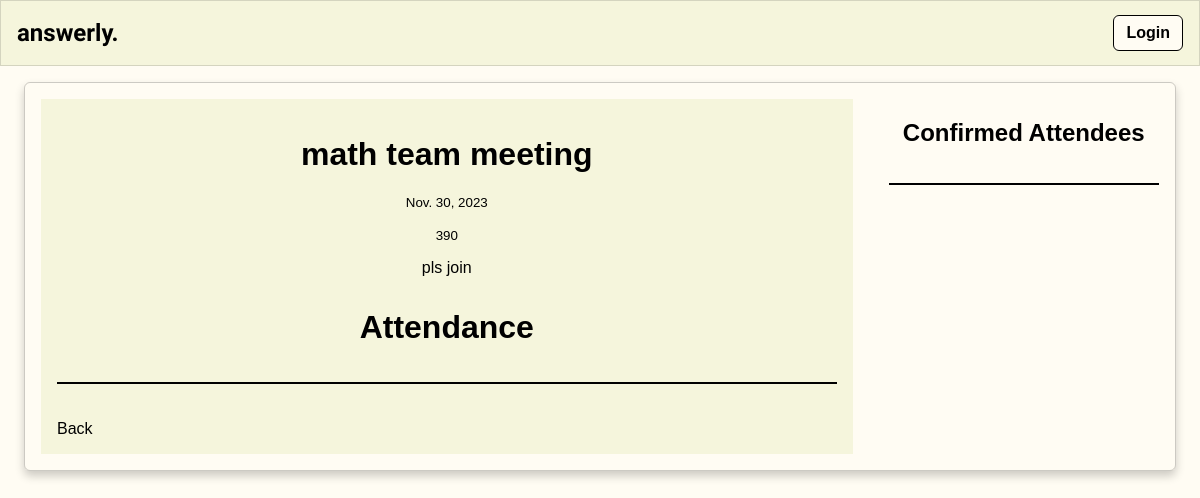
The page /event/14 on the database as committed earlier.
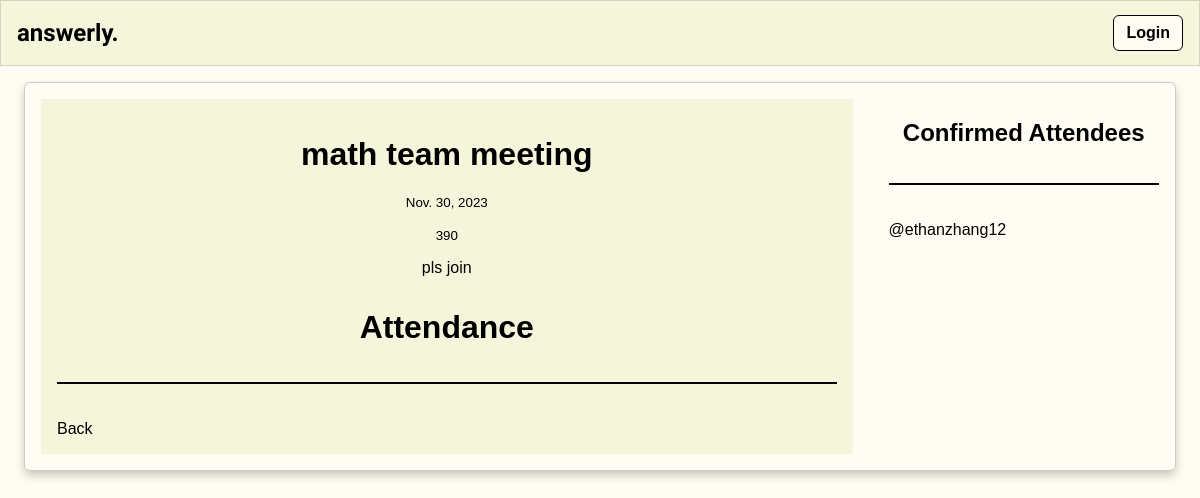
The same page on the database as committed later.
### questions/models.py (models this page shows, shortened)
class Event(models.Model):
    title = models.CharField(max_length=200)
    host = models.ForeignKey(User, on_delete=models.SET_NULL, null=True)
    description = models.TextField(null=True, blank=True)
    date = models.DateField(default=datetime.date.today)
    location = models.CharField(max_length=200)

class EventResponse(models.Model):
    user = models.ForeignKey(User, on_delete=models.SET_NULL, null=True)
    event = models.ForeignKey(Event, on_delete=models.CASCADE, null=True)
    attending = models.BooleanField(null=True, blank=True)
    notattending = models.BooleanField(null=True, blank=True)

### questions/views.py (the view, shortened to what this page needs)
# urls.py: path('event/<str:pk>', event, name = 'event'),
def event(request, pk):
    event = Event.objects.get(id = pk)
    responses = EventResponse.objects.filter(event = event)
    attendees = responses.filter(attending = True)
    return render(request, 'questions/event.html', {'event': event, 'attendees': attendees})

### questions/templates/questions/event.html (shortened to what this page needs)
{% extends 'main.html' %}
{% block content %}
<div class="room-container">
    <div>
        <center>
            <h1>{{event.title}}</h1>
            <small>{{ event.date }}</small><br><br>
            <small>{{ event.location }}</small>
            <p>{{ event.description }}</p>
        </center>
        <div class="comment-wrapper">
            <center><h3>Attendance</h3></center>
            <hr>
            <a class="btn btn-outline-info mb-4" href="{% url 'questions:list-events'%}">Back</a>
    </div>
</div>
<div>
    <div>
        <h2>Confirmed Attendees</h2>
        <hr>
        {% for user in attendees %}
            <div>
                <p>@{{user.user.username}}</p>
            </div>
        {% endfor %}
    </div>
</div>
{% endblock content %}

### templates/main.html (shortened to what this page needs)
{% load static %}
<html lang="en">
<head>
    <link rel = 'stylesheet' type = 'text/css' media="screen" href="{% static 'styles/main.css' %}">
</head>
<body>
    {% include 'navbar.html' %}
    <div class="wrapper">
        {% block content %}
        {% endblock content %}
    </div>
</body>
</html>

### templates/navbar.html
{% if request.user.is_authenticated %}
  <nav class="topnav">
      <a  href="{% url 'questions:home' %}">answerly.</a>
      <a href="{% url 'questions:profile' request.user.id %}">Profile</a>
      <a href="{% url 'tutor:display-messages' request.user.id %}">Messages</a>
      <a href="{% url 'questions:logout' %}">Logout</a>
  </nav>
{% else %}
  <nav class="topnav">
      <a href="{% url 'questions:home' %}">answerly.</a>
      <a href="{% url 'questions:login' %}">Login</a>
  </nav>
{% endif %}

### static/styles/main.css (style rules this page uses)
h3 { font-size: 2rem; }
a { color: #71c6dd; text-decoration: None; }
:root { --primary: #fffcf3; --secondary: #fff; --font-color: #000; --accent: #f5f5dc; }
nav > a { color: var(--font-color) }
body { color: var(--font-color); font-family: sans-serif; background: var(--primary); margin: 0; }
.wrapper { margin: 8px; }
.room-container { margin: 1rem; padding: 1rem; display: grid; grid-template-columns: 3fr 1fr; gap: 2.25rem; border: 1px solid rgba(0, 0, 0, 0.2); border-radius: 6px; box-shadow: 0 5px 10px #0003; }
.room-container > div:first-child { padding: 1rem; background-color: var(--accent); }
h1, h2 { text-align: center; }
hr { height: 2px; margin: 2.25rem 0; border: none; background-color: var(--font-color); }
a { color: var(--font-color); text-decoration: none; }
nav { height: 4rem; max-width: 100%; padding: 0 1rem; display: flex; align-items: center; gap: 1rem; font-weight: bold; background-color: var(--accent); border: 1px solid #0002; }
nav a:first-child { font-size: 1.5rem; font-family: "Judson"; }
nav a:nth-child(2) { margin-left: auto; padding: 8px 12px; }
nav a:last-of-type { background-color: var(--primary); border: 1px solid var(--font-color); border-radius: 6px; padding: 8px 12px; }

### questions/templates/questions/event.html (style rules this page uses)
.room-container { display: grid; grid-template-columns: 3fr 1fr ; }

Rows that differ between the two databases and show on the page:
added EventResponse: user.username "ethanzhang12"
